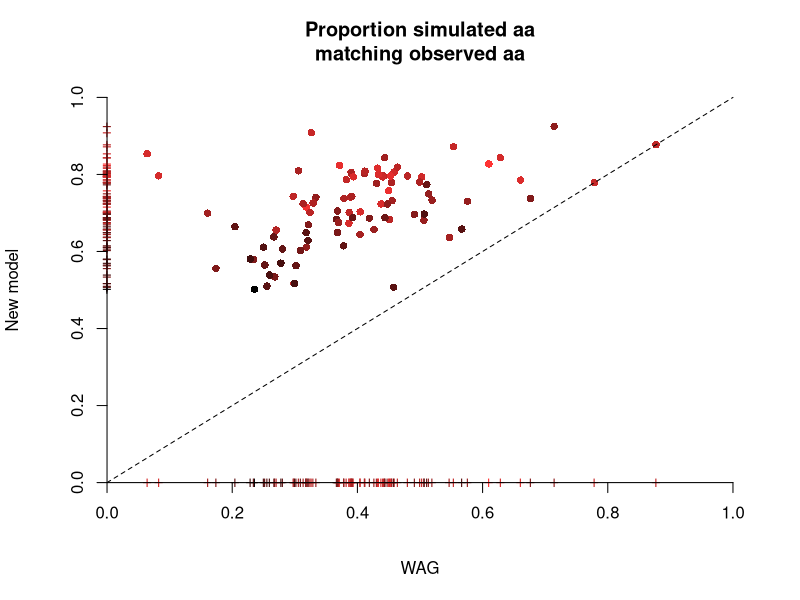

Source code (R):
setwd("~/proteinevoutk20/pkg/Plot/aadist_vs_phi")
data<-read.table("rokas_data_frame.txt", stringsAsFactors=F)
data<-data[-which(is.na(data[,2])),]
data<-data[-which(is.na(data[,4])),]
data$g<-data$gPhi/data$Phi

PlotVsExpression<-function(data) {
  x.val<-data$Phi
  axis.offset<-0.7
  plot(c(0.5*min(x.val),max(x.val)),c(0,1), type="n", bty="n",xlab="expression", ylab="proportion different from observed aa", yaxt="n", log="x")
  axis(2,pos=axis.offset*min(x.val))
  points(x.val, data$pdiff_us, col=rgb(1,0,0,0.7),pch=16)
  points(rep(axis.offset*min(x.val), length(x.val)), data$pdiff_us, col=rgb(1,0,0,0.7),pch="-")
  points(x.val, data$pdiff_wag, col=rgb(0,0,1,0.7),pch=15)
  points(rep(axis.offset*min(x.val), length(x.val)), data$pdiff_wag, col=rgb(0,0,1,0.7),pch="-")
  us<-density(data$pdiff_us,from=0, to=1)
  wag<-density(data$pdiff_wag, from=0, to=1)
  #lines(x=3*us$y/max(us$y)+axis.offset*min(x.val), y=us$x, col=rgb(1,0,0))
  #lines(x=axis.offset*min(x.val) - 3*us$y/max(us$y), y=us$x, col=rgb(1,0,0))
  
  polygon(x=c(3*us$y/max(us$y, wag$y)+axis.offset*min(x.val), (axis.offset*min(x.val)-3*us$y/max(us$y, wag$y))), y=c(us$x, (us$x)), col=rgb(1,0,0,0.4), border=NA)
  polygon(x=c(3*wag$y/max(us$y, wag$y)+axis.offset*min(x.val), (axis.offset*min(x.val)-3*wag$y/max(us$y, wag$y))), y=c(wag$x, (wag$x)), col=rgb(0,0,1,0.4), border=NA)
}

PlotUsVsWag<-function(data) {
  #note that color is inferred magnitude of selection
  logGPhi<-log(data$gPhi)
  rescaled.selection<-(logGPhi-min(logGPhi))/max(logGPhi-min(logGPhi))
  
  
 plot(c(0,1),c(0,1),type="n", bty="n", xlab="WAG", ylab="New model", yaxt="n", xaxt="n", main="Proportion simulated aa\nmatching observed aa")
# points(1-data$pdiff_wag, 1-data$pdiff_us, pch=16)
 #text(1-data$pdiff_wag, 1-data$pdiff_us, labels=round(10*log(data$gPhi),0),col=hsv(1,.8,sqrt(rescaled.selection)))
 points(1-data$pdiff_wag, 1-data$pdiff_us, pch=16,col=hsv(1,.8,sqrt(rescaled.selection)))
  points(rep(0, length(data$pdiff_us)), 1-data$pdiff_us, pch="+",col=hsv(1,.8,sqrt(rescaled.selection)))
  points(1-data$pdiff_wag, rep(0, length(data$pdiff_wag)), pch="+",col=hsv(1,.8,sqrt(rescaled.selection)))
  
 lines(x=c(0,1), y=c(0,1), lty="dashed")
  axis(1,pos=0)
  axis(2,pos=0)
}

PlotUsVsWag(data)
#PlotVsExpression(data)